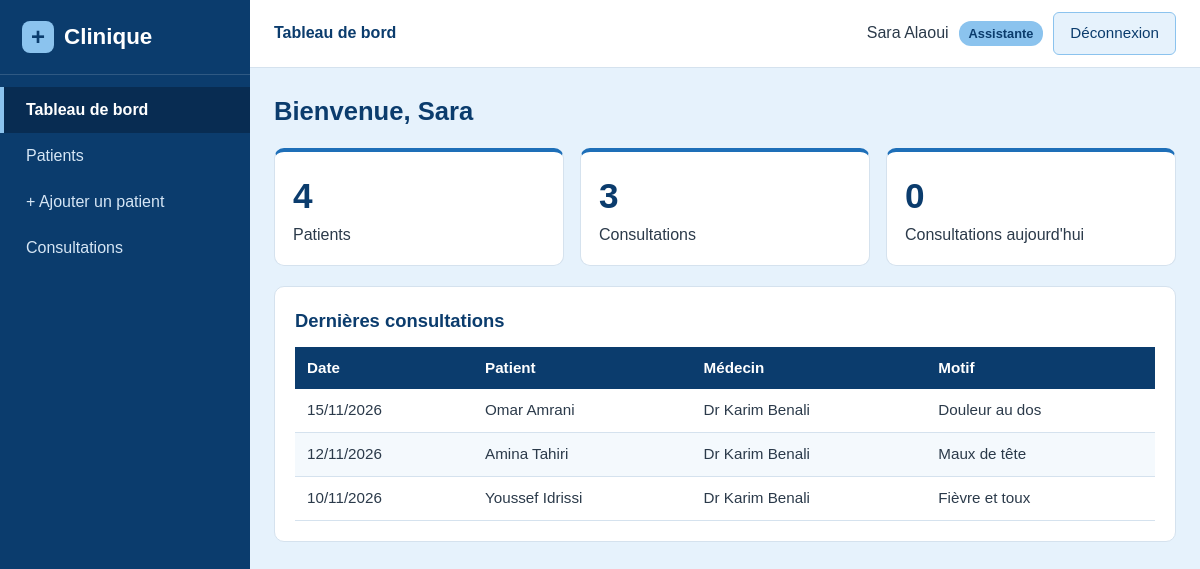
/accueil.php (signed in), run on the app's committed database.
### tables this page shows
CREATE TABLE consultations (
    id INT AUTO_INCREMENT PRIMARY KEY,
    patient_id INT NOT NULL,
    medecin_id INT NOT NULL,
    date_consultation DATE NOT NULL,
    motif VARCHAR(255) NOT NULL,
    diagnostic TEXT,
    traitement TEXT,
    FOREIGN KEY (patient_id) REFERENCES patients(id) ON DELETE RESTRICT ON UPDATE CASCADE,
    FOREIGN KEY (medecin_id) REFERENCES utilisateurs(id) ON DELETE RESTRICT ON UPDATE CASCADE
);

CREATE TABLE patients (
    id INT AUTO_INCREMENT PRIMARY KEY,
    nom VARCHAR(50) NOT NULL,
    prenom VARCHAR(50) NOT NULL,
    date_naissance DATE NOT NULL,
    sexe ENUM('M', 'F') NOT NULL,
    telephone VARCHAR(15) NOT NULL,
    adresse VARCHAR(255) DEFAULT '',
    created_at TIMESTAMP DEFAULT CURRENT_TIMESTAMP
);

CREATE TABLE utilisateurs (
    id INT AUTO_INCREMENT PRIMARY KEY,
    nom VARCHAR(50) NOT NULL,
    prenom VARCHAR(50) NOT NULL,
    email VARCHAR(100) NOT NULL UNIQUE,
    mot_de_passe VARCHAR(255) NOT NULL,
    role ENUM('assistante', 'medecin') NOT NULL DEFAULT 'assistante',
    created_at TIMESTAMP DEFAULT CURRENT_TIMESTAMP
);

### includes/auth.php (called while the page is built, shortened)
<?php
require_once __DIR__ . '/functions.php';
function est_connecte()
{
    return isset($_SESSION['utilisateur_id']);
}
function role_actuel()
{
    return $_SESSION['role'] ?? '';
}

### includes/functions.php (called while the page is built, shortened)
<?php
function e($texte)
{
    return htmlspecialchars((string) $texte, ENT_QUOTES, 'UTF-8');
}
function afficher_date($date)
{
    return date('d/m/Y', strtotime($date));
}

### accueil.php (the view, shortened to what this page needs)
<?php
require_once __DIR__ . '/includes/auth.php';
$nb_patients = $pdo->query('SELECT COUNT(*) FROM patients')->fetchColumn();
$nb_consultations = $pdo->query('SELECT COUNT(*) FROM consultations')->fetchColumn();
$requete = $pdo->prepare('SELECT COUNT(*) FROM consultations WHERE date_consultation = ?');
$requete->execute([date('Y-m-d')]);
$nb_aujourdhui = $requete->fetchColumn();
$derniere = $pdo->query(
    'SELECT c.date_consultation, c.motif,
            p.nom AS patient_nom, p.prenom AS patient_prenom,
            u.nom AS medecin_nom, u.prenom AS medecin_prenom
     FROM consultations c
     JOIN patients p ON c.patient_id = p.id
     JOIN utilisateurs u ON c.medecin_id = u.id
     ORDER BY c.date_consultation DESC, c.id DESC
     LIMIT 5'
)->fetchAll();
$titre_page = 'Tableau de bord';
include __DIR__ . '/includes/header.php';
?>
<h1>Bienvenue, <?= e($_SESSION['prenom']) ?></h1>
<div class="statistiques">
    <div class="stat">
        <span class="stat-nombre"><?= (int) $nb_patients ?></span>
        <span class="stat-texte">Patients</span>
    </div>
    <div class="stat">
        <span class="stat-nombre"><?= (int) $nb_consultations ?></span>
        <span class="stat-texte">Consultations</span>
    </div>
    <div class="stat">
        <span class="stat-nombre"><?= (int) $nb_aujourdhui ?></span>
        <span class="stat-texte">Consultations aujourd'hui</span>
    </div>
</div>
<div class="carte">
    <h2>Dernières consultations</h2>
    <?php if (empty($derniere)) { ?>
        <p class="vide">Aucune consultation pour le moment.</p>
    <?php } else { ?>
        <div class="tableau-conteneur">
            <table>
                <thead>
                    <tr><th>Date</th><th>Patient</th><th>Médecin</th><th>Motif</th></tr>
                </thead>
                <tbody>
                    <?php foreach ($derniere as $ligne) { ?>
                        <tr>
                            <td><?= e(afficher_date($ligne['date_consultation'])) ?></td>
                            <td><?= e($ligne['patient_prenom'] . ' ' . $ligne['patient_nom']) ?></td>
                            <td>Dr <?= e($ligne['medecin_prenom'] . ' ' . $ligne['medecin_nom']) ?></td>
                            <td><?= e($ligne['motif']) ?></td>
                        </tr>
                    <?php } ?>
                </tbody>
            </table>
        </div>
    <?php } ?>
</div>
<?php include __DIR__ . '/includes/footer.php'; ?>

### includes/header.php (shortened to what this page needs)
<?php
$titre_page = $titre_page ?? 'Gestion Clinique';
?>
<!DOCTYPE html>
<html lang="fr">
<head>
    <link rel="stylesheet" href="<?= BASE_URL ?>assets/css/style.css">
</head>
<body>
<?php if (est_connecte()) { ?>
    <?php include __DIR__ . '/navbar.php'; ?>
<?php } else { ?>
    <main class="page-auth">
<?php } ?>

### includes/navbar.php (shortened to what this page needs)
<?php
$role = role_actuel();
$page_courante = basename($_SERVER['PHP_SELF']);
$dossier_courant = basename(dirname($_SERVER['PHP_SELF']));
function lien_actif($nom, $page_courante, $dossier_courant)
{
    return ($nom === $page_courante || $nom === $dossier_courant) ? 'actif' : '';
}
?>
<div class="layout">
    <aside class="sidebar" id="sidebar">
        <div class="logo">
            <span class="logo-icone">+</span>
            <span>Clinique</span>
        </div>
        <nav>
            <a class="<?= lien_actif('accueil.php', $page_courante, $dossier_courant) ?>" href="<?= BASE_URL ?>accueil.php">Tableau de bord</a>
            <a class="<?= lien_actif('patients', $page_courante, $dossier_courant) ?>" href="<?= BASE_URL ?>patients/liste_patients.php">Patients</a>
            <?php if ($role === 'assistante') { ?>
                <a href="<?= BASE_URL ?>patients/ajouter_patient.php">+ Ajouter un patient</a>
            <?php } ?>
            <a class="<?= lien_actif('consultations', $page_courante, $dossier_courant) ?>" href="<?= BASE_URL ?>consultations/liste_consultations.php">Consultations</a>
        </nav>
    </aside>
    <div class="principal">
        <header class="topbar">
            <div class="topbar-titre"><?= e($titre_page) ?></div>
            <div class="topbar-user">
                <span><?= e($_SESSION['prenom'] . ' ' . $_SESSION['nom']) ?></span>
                <span class="badge badge-<?= e($role) ?>"><?= e(ucfirst($role)) ?></span>
                <a class="btn btn-clair" href="<?= BASE_URL ?>auth/deconnexion.php">Déconnexion</a>
            </div>
        </header>
        <main class="contenu">

### includes/footer.php (shortened to what this page needs)
<?php if (est_connecte()) { ?>
        </main>
    </div>
</div>
<?php } else { ?>
    </main>
<?php } ?>
</body>
</html>

### assets/css/style.css (style rules this page uses)
:root { --bleu-fonce: #0b3c6d; --bleu-fonce-2: #082c52; --bleu: #1e6fb8; --bleu-clair: #e6f2fc; --bleu-moyen: #8bc3ee; --blanc: #ffffff; --gris-texte: #2b3a4a; --gris-bord: #d5e2ee; --rouge: #c0392b; --vert: #1e8449; }
* { box-sizing: border-box; }
body { margin: 0; font-family: Arial, Helvetica, sans-serif; background: var(--bleu-clair); color: var(--gris-texte); line-height: 1.5; }
h1 { color: var(--bleu-fonce); font-size: 1.6rem; margin: 0 0 18px; }
h2 { color: var(--bleu-fonce); font-size: 1.15rem; margin: 0 0 12px; }
a { color: var(--bleu); }
.layout { display: flex; min-height: 100vh; }
.sidebar { width: 250px; background: var(--bleu-fonce); color: var(--blanc); flex-shrink: 0; padding: 20px 0; }
.logo { display: flex; align-items: center; gap: 10px; padding: 0 22px 20px; font-size: 1.4rem; font-weight: bold; border-bottom: 1px solid rgba(255, 255, 255, 0.15); margin-bottom: 12px; }
.logo-icone { background: var(--bleu-moyen); color: var(--bleu-fonce); width: 32px; height: 32px; border-radius: 8px; display: flex; align-items: center; justify-content: center; font-size: 1.5rem; }
.sidebar nav a { display: block; color: #d6e6f5; text-decoration: none; padding: 11px 22px; border-left: 4px solid transparent; }
.sidebar nav a.actif { background: var(--bleu-fonce-2); border-left-color: var(--bleu-moyen); color: var(--blanc); font-weight: bold; }
.principal { flex: 1; min-width: 0; display: flex; flex-direction: column; }
.topbar { background: var(--blanc); border-bottom: 1px solid var(--gris-bord); padding: 12px 24px; display: flex; align-items: center; gap: 14px; }
.topbar-titre { font-weight: bold; color: var(--bleu-fonce); flex: 1; }
.topbar-user { display: flex; align-items: center; gap: 10px; flex-wrap: wrap; }
.contenu { padding: 24px; }
.carte { background: var(--blanc); border: 1px solid var(--gris-bord); border-radius: 10px; padding: 20px; margin-bottom: 20px; }
.statistiques { display: grid; grid-template-columns: repeat(auto-fit, minmax(180px, 1fr)); gap: 16px; margin-bottom: 20px; }
.stat { background: var(--blanc); border: 1px solid var(--gris-bord); border-top: 4px solid var(--bleu); border-radius: 10px; padding: 18px; display: flex; flex-direction: column; }
.stat-nombre { font-size: 2.2rem; font-weight: bold; color: var(--bleu-fonce); }
.stat-texte { color: var(--gris-texte); }
.tableau-conteneur { overflow-x: auto; }
table { width: 100%; border-collapse: collapse; font-size: 0.95rem; }
th { background: var(--bleu-fonce); color: var(--blanc); text-align: left; padding: 10px 12px; white-space: nowrap; }
td { padding: 10px 12px; border-bottom: 1px solid var(--gris-bord); vertical-align: top; }
tbody tr:nth-child(even) { background: #f4f9fd; }
.btn { display: inline-block; padding: 9px 16px; border: none; border-radius: 6px; font-size: 0.95rem; cursor: pointer; text-decoration: none; font-family: inherit; }
.btn-clair { background: var(--bleu-clair); color: var(--bleu-fonce); border: 1px solid var(--bleu-moyen); }
.badge { padding: 3px 10px; border-radius: 12px; font-size: 0.8rem; font-weight: bold; }
.badge-assistante { background: var(--bleu-moyen); color: var(--bleu-fonce); }

### data on the page
consultations: date_consultation "15/11/2026", patient.nom "Omar Amrani", medecin.nom "Karim Benali", motif "Douleur au dos"
consultations: date_consultation "12/11/2026", patient.nom "Amina Tahiri", medecin.nom "Karim Benali", motif "Maux de tête"
consultations: date_consultation "10/11/2026", patient.nom "Youssef Idrissi", medecin.nom "Karim Benali", motif "Fièvre et toux"

### other printed values
$titre_page "Tableau de bord"
$_SESSION['prenom'] . ' ' . $_SESSION['nom'] "Sara Alaoui"
$role "Assistante"
$_SESSION['prenom'] "Sara"
$nb_patients "4"
$nb_consultations "3"
$nb_aujourdhui "0"
